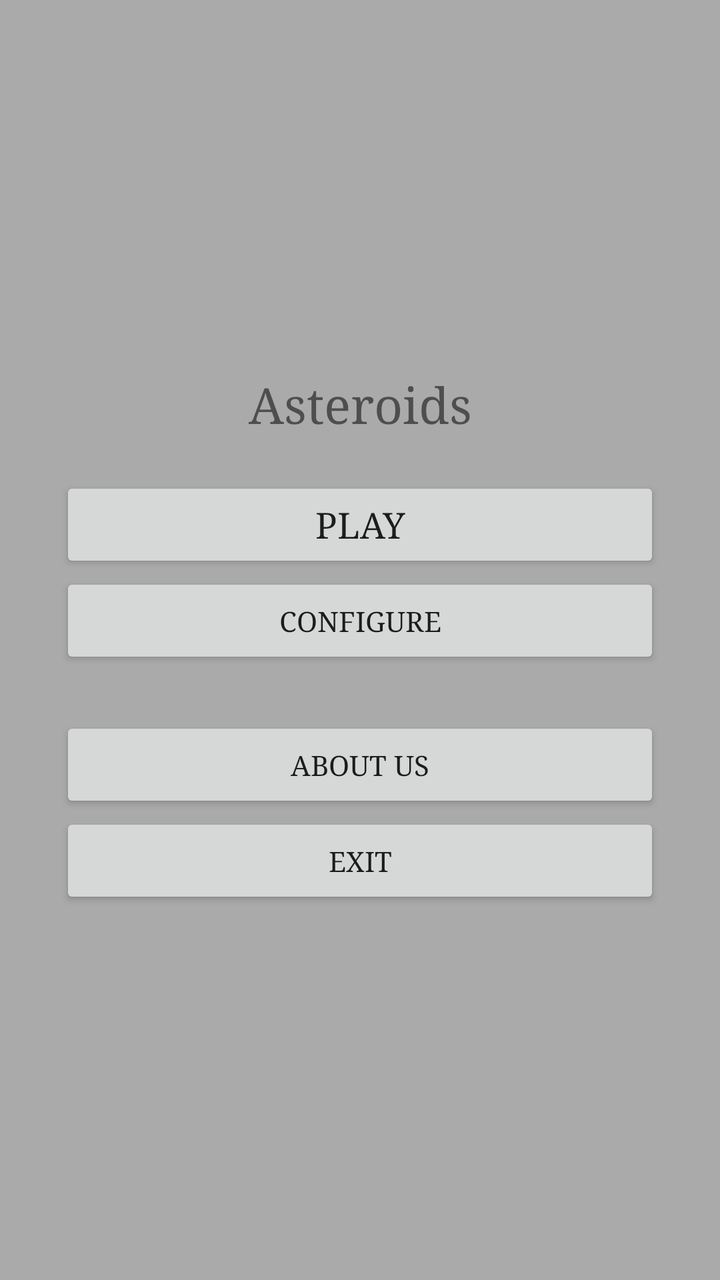
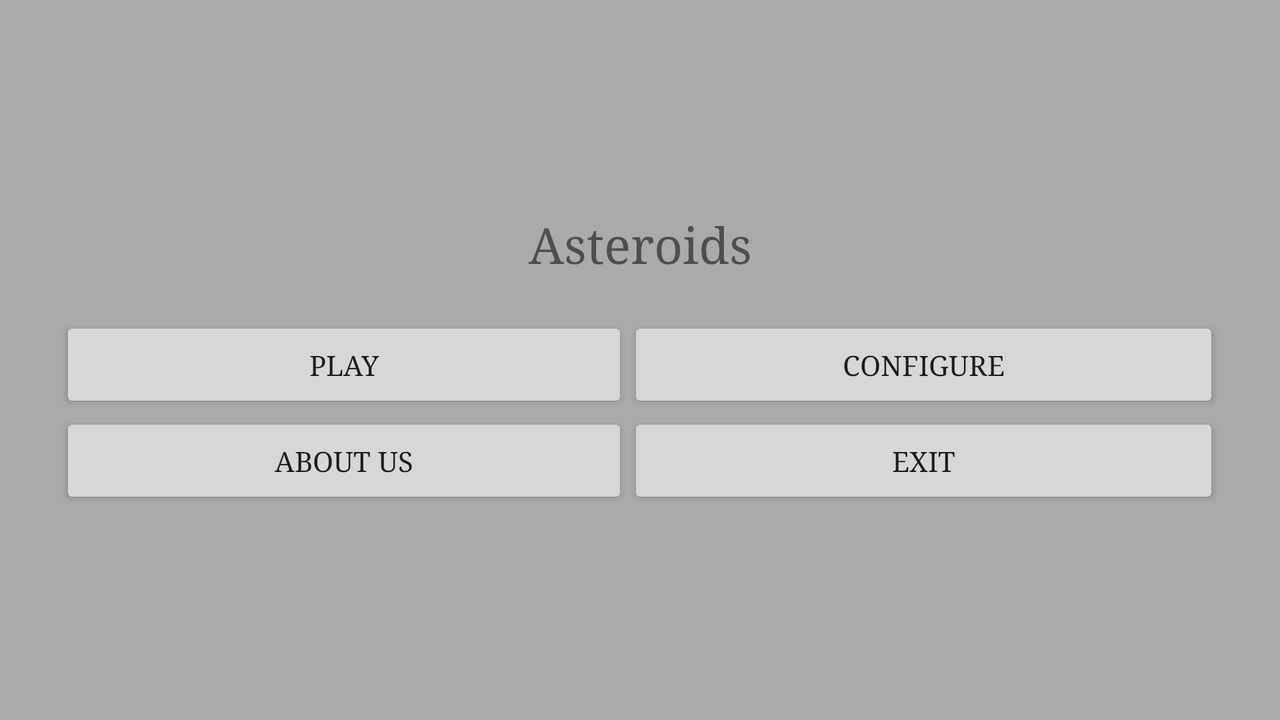

First picture: res/layout/ on a phone held upright. Second picture: the repository's own variant of that layout, on a device whose configuration matches the variant's folder. Source for both follows.
<!-- AndroidManifest.xml: application theme AppTheme -->
<!-- res/layout/fragment_asteroids.xml -->
<?xml version="1.0" encoding="utf-8"?>
<LinearLayout
    xmlns:android="http://schemas.android.com/apk/res/android"
    xmlns:tools="http://schemas.android.com/tools"
    android:layout_width="match_parent"
    android:layout_height="match_parent"
    android:orientation="vertical"
    android:gravity="center"
    android:layout_margin="30dp"
    tools:context=".MainActivity" >

    <TextView
        android:layout_width="match_parent"
        android:layout_height="wrap_content"
        android:text="@string/title_asteroids"
        android:gravity="center"
        android:textSize="25sp"
        android:layout_marginBottom="20dp"/>

    <Button
        android:id="@+id/btn_start"
        style="@style/EstiloBoton"
        android:layout_width="match_parent"
        android:layout_height="wrap_content"
        android:text="@string/start" />

    <Button
        android:id="@+id/btn_config"
        style="@style/EstiloBoton.Alternativo"
        android:layout_width="match_parent"
        android:layout_height="wrap_content"
        android:text="@string/config" />

    <Button
        android:id="@+id/btn_about"
        android:layout_height="wrap_content"
        android:layout_width="match_parent"
        android:text="@string/about"/>

    <Button
        android:id="@+id/btn_exit"
        android:layout_height="wrap_content"
        android:layout_width="match_parent"
        android:text="@string/exit"/>


</LinearLayout>
<!-- resources referenced by this layout -->
<resources>
  <string name="about">About Us</string>
  <string name="config">Configure</string>
  <string name="exit">Exit</string>
  <string name="start">Play</string>
  <string name="title_asteroids">Asteroids</string>
  <style name="EstiloBoton" parent="@style/Widget.AppCompat.Button">
          <item name="android:textSize">18sp</item>
      </style>
  <style name="EstiloBoton.Alternativo">
          <item name="android:textSize">14sp</item>
          <item name="android:layout_marginBottom">24dp</item>
      </style>
  <style name="AppTheme" parent="Theme.AppCompat.Light.DarkActionBar">
          
          <item name="android:typeface">serif</item>
          <item name="android:colorBackground">@android:color/darker_gray</item>
  
          <item name="colorPrimary">@color/colorPrimary</item>
          <item name="colorPrimaryDark">@color/colorPrimaryDark</item>
          <item name="colorAccent">@color/colorAccent</item>
      </style>
  <color name="colorPrimary">#3F51B5</color>
  <color name="colorPrimaryDark">#303F9F</color>
  <color name="colorAccent">#FF4081</color>
</resources>
<!-- res/layout-land/fragment_asteroids.xml (the repository's variant of the layout above) -->
<!-- drawn on the phone turned sideways -->
<?xml version="1.0" encoding="utf-8"?>
<LinearLayout
    xmlns:android="http://schemas.android.com/apk/res/android"
    xmlns:tools="http://schemas.android.com/tools"
    android:layout_width="match_parent"
    android:layout_height="match_parent"
    android:orientation="vertical"
    android:gravity="center"
    android:layout_margin="@dimen/margin_menu"
    tools:context=".MainActivity" >

    <TextView
        android:layout_width="match_parent"
        android:layout_height="wrap_content"
        android:text="@string/title_asteroids"
        android:gravity="center"
        android:textSize="25sp"
        android:layout_marginBottom="20dp"/>

    <TableLayout
        android:layout_width="match_parent"
        android:layout_height="wrap_content"
        android:stretchColumns="*">
        <TableRow>
            <Button
                android:id="@+id/btn_start"
                android:layout_height="wrap_content"
                android:layout_width="match_parent"
                android:text="@string/start"/>

            <Button
                android:id="@+id/btn_config"
                android:layout_height="wrap_content"
                android:layout_width="match_parent"
                android:text="@string/config"/>
        </TableRow>

        <TableRow>
            <Button
                android:id="@+id/btn_about"
                android:layout_height="wrap_content"
                android:layout_width="match_parent"
                android:text="@string/about"/>

            <Button
                android:id="@+id/btn_exit"
                android:layout_height="wrap_content"
                android:layout_width="match_parent"
                android:text="@string/exit"/>
        </TableRow>
    </TableLayout>

</LinearLayout>
<!-- resources referenced by the variant -->
<!-- as the phone turned sideways resolves them -->
<resources>
  <dimen name="margin_menu">30dp</dimen>
  <string name="about">About Us</string>
  <string name="config">Configure</string>
  <string name="exit">Exit</string>
  <string name="start">Play</string>
  <string name="title_asteroids">Asteroids</string>
  <style name="AppTheme" parent="Theme.AppCompat.Light.DarkActionBar">
          
          <item name="android:typeface">serif</item>
          <item name="android:colorBackground">@android:color/darker_gray</item>
  
          <item name="colorPrimary">@color/colorPrimary</item>
          <item name="colorPrimaryDark">@color/colorPrimaryDark</item>
          <item name="colorAccent">@color/colorAccent</item>
      </style>
  <color name="colorPrimary">#3F51B5</color>
  <color name="colorPrimaryDark">#303F9F</color>
  <color name="colorAccent">#FF4081</color>
</resources>
